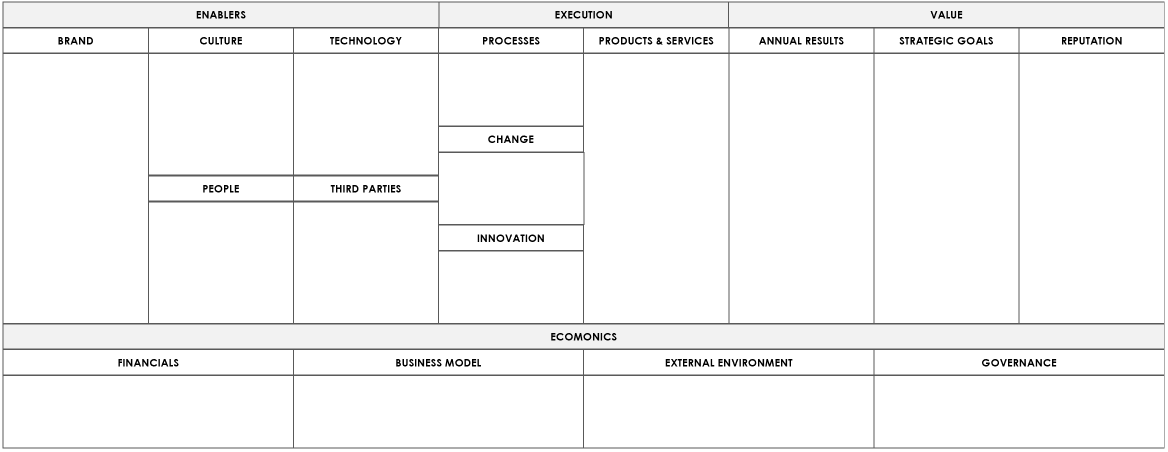
#> input picture Team Agents/DecideWright-MD/Context/VOC.png, 2335 x 904 px, given in place of Decidewright city.jpg, which was not available (shown at 1/2 size)
$ python create_facebook_cover.py
#> lines starting #> are read from the running program, lines starting #| are printed output that depends on the picture; pictures that were not available may be replaced by others from this repository, and a replacement may not be noted
"""
Create a Facebook Cover Photo for DecideWright
Facebook cover dimensions: 1640 x 624 pixels (high resolution)
"""

from PIL import Image, ImageDraw, ImageEnhance, ImageFont, ImageFilter
import os

# Paths
marketing_dir = r"C:\Users\AndrewSmart\DecideWright Ltd\Marketing - General"
logo_path = os.path.join(marketing_dir, r"Logos\DecideWright_logo_files-2\Logo\PNG\DecideWright_logo.png")
logo_white_path = os.path.join(marketing_dir, r"Logos\DecideWright_logo_files-2\Logo\PNG\DecideWright_logo_white.png")
background_path = os.path.join(marketing_dir, r"Brand\Images\Decidewright city.jpg")
output_path = r"C:\Users\AndrewSmart\Claude_Projects\AAgents\DecideWright-EA\Output\DecideWright_Facebook_Cover_02.png"

# Facebook cover dimensions
COVER_WIDTH = 1640
COVER_HEIGHT = 624

# Load and prepare background
background = Image.open(background_path)
#> background is the input picture: PIL image 2335x904 RGBA; mean R, G, B, A 246.4, 246.4, 246.4, 255
background = background.resize((COVER_WIDTH, COVER_HEIGHT), Image.Resampling.LANCZOS)
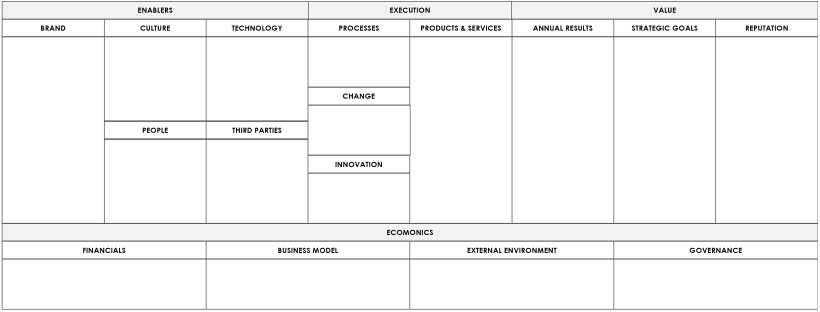
#> background: PIL image 1640x624 RGBA (shown at 1/2 size); mean R, G, B, A 246.2, 246.2, 246.2, 255

# Apply blur to make text more readable
background = background.filter(ImageFilter.GaussianBlur(radius=3))
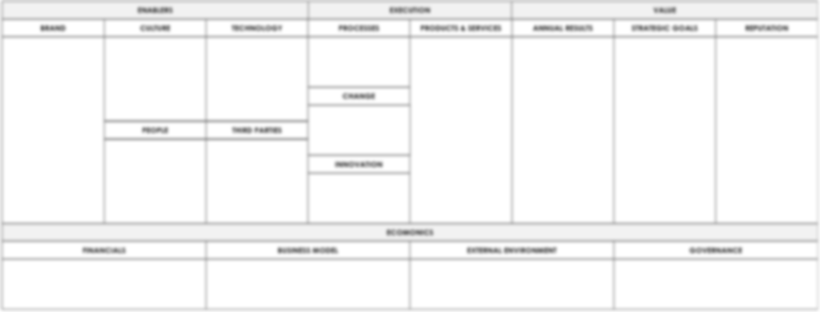
#> background: PIL image 1640x624 RGBA (shown at 1/2 size); mean R, G, B, A 246.2, 246.2, 246.2, 255

# Optional: Slightly darken the background for better logo visibility
# Cityscape is already dark, so keep it as is or slightly lighten
enhancer = ImageEnhance.Brightness(background)
background = enhancer.enhance(0.9)  # Keep mostly original
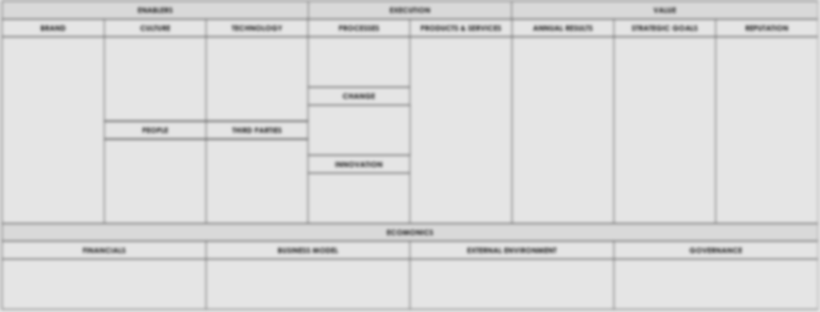
#> background: PIL image 1640x624 RGBA (shown at 1/2 size); mean R, G, B, A 221.1, 221.1, 221.1, 255

# Load logo (use white logo for dark cityscape background)
logo = Image.open(logo_white_path)
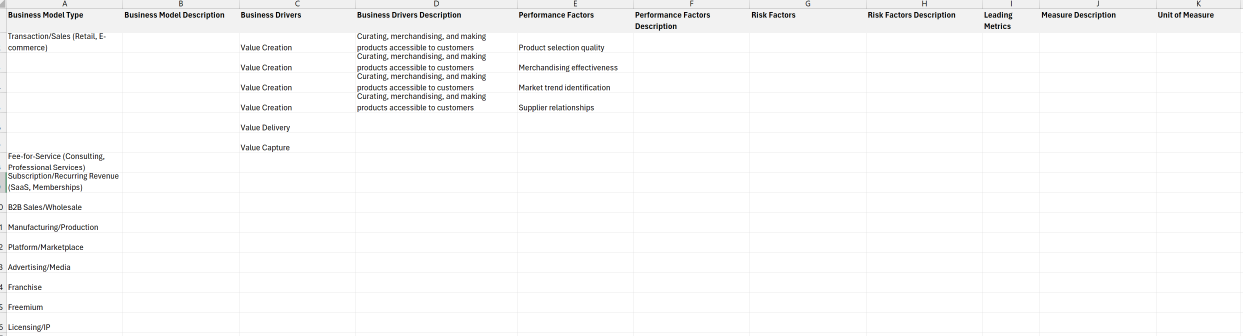
#> input picture Team Agents/DecideWright-MD/Context/Predixtive-Model/Business Model Tab.png, 3728 x 1008 px, given in place of DecideWright_logo_white.png, which was not available (shown at 1/3 size)
#> logo is the input picture: PIL image 3728x1008 RGBA; mean R, G, B, A 249.4, 249.3, 249.3, 255

# Calculate logo size (make it prominent but not too large)
# Let's make the logo about 50% of the width
logo_width = int(COVER_WIDTH * 0.5)
aspect_ratio = logo.height / logo.width
#> aspect_ratio = 0.27
logo_height = int(logo_width * aspect_ratio)
#> logo_height = 221
logo = logo.resize((logo_width, logo_height), Image.Resampling.LANCZOS)
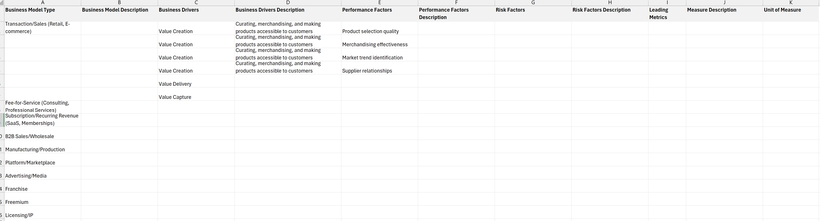
#> logo: PIL image 820x221 RGBA; mean R, G, B, A 249.2, 249.1, 249.1, 255

# Position logo in center
logo_x = (COVER_WIDTH - logo_width) // 2
logo_y = (COVER_HEIGHT - logo_height) // 2
#> logo_y = 201

# Create the final image
cover = background.copy()

# Paste logo directly on the cityscape (white logo on dark background)
if logo.mode == 'RGBA':
    # Convert cover to RGBA if needed for transparency
    if cover.mode != 'RGBA':
        cover = cover.convert('RGBA')

    # Paste logo with transparency
    cover.paste(logo, (logo_x, logo_y), logo)
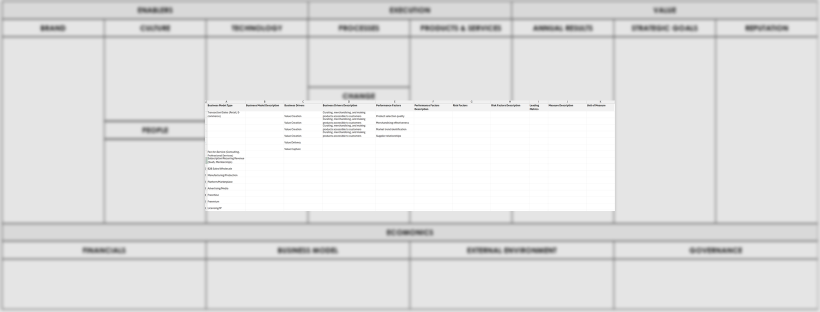
#> cover: PIL image 1640x624 RGBA (shown at 1/2 size); mean R, G, B, A 225.5, 225.5, 225.5, 255
else:
    cover.paste(logo, (logo_x, logo_y))

# Add tagline "CLARITY IN UNCERTAINTY"
tagline = "CLARITY IN UNCERTAINTY"
draw = ImageDraw.Draw(cover)

# Try to use a nice font, fallback to default if not available
try:
    # Try common Windows fonts
    font_size = 36
    font = ImageFont.truetype("arial.ttf", font_size)
    # Smaller font for contact info
    contact_font_size = 20
    contact_font = ImageFont.truetype("arial.ttf", contact_font_size)
except:
    try:
        font = ImageFont.truetype("C:\\Windows\\Fonts\\arial.ttf", font_size)
        contact_font = ImageFont.truetype("C:\\Windows\\Fonts\\arial.ttf", contact_font_size)
    except:
        # Fallback to default font
        font = ImageFont.load_default()
        contact_font = ImageFont.load_default()

# Get text bounding box for positioning
bbox = draw.textbbox((0, 0), tagline, font=font)
#> bbox = (0, 8, 461, 34)
text_width = bbox[2] - bbox[0]
#> text_width = 461
text_height = bbox[3] - bbox[1]
#> text_height = 26

# Position tagline below the logo, centered
text_x = (COVER_WIDTH - text_width) // 2
#> text_x = 589
text_y = logo_y + logo_height + 30  # 30px below the logo
#> text_y = 452

# Draw tagline with subtle white color
text_color = (255, 255, 255, 200)  # White with slight transparency
draw.text((text_x, text_y), tagline, font=font, fill=text_color)

# Add contact information at the bottom
contact_info = "www.decidewright.com  |  info@decidewright.com"
contact_bbox = draw.textbbox((0, 0), contact_info, font=contact_font)
#> contact_bbox = (0, 4, 501, 24)
contact_width = contact_bbox[2] - contact_bbox[0]
#> contact_width = 501

# Position contact info at the bottom, centered, with 20px margin from bottom
contact_x = (COVER_WIDTH - contact_width) // 2
#> contact_x = 569
contact_y = COVER_HEIGHT - 50  # 50px from bottom

# Draw contact info
draw.text((contact_x, contact_y), contact_info, font=contact_font, fill=text_color)

# Convert back to RGB for saving as JPG (or keep as PNG)
if cover.mode == 'RGBA':
    # Create white background
    final_cover = Image.new('RGB', cover.size, (255, 255, 255))
#> final_cover: PIL image 1640x624 RGB; every value is 255
    final_cover.paste(cover, mask=cover.split()[3] if len(cover.split()) == 4 else None)
    cover = final_cover

# Save the cover photo
cover.save(output_path, quality=95, optimize=True)
print(f"Facebook cover photo created successfully!")
print(f"Saved to: {output_path}")
print(f"Dimensions: {COVER_WIDTH} x {COVER_HEIGHT} pixels")
